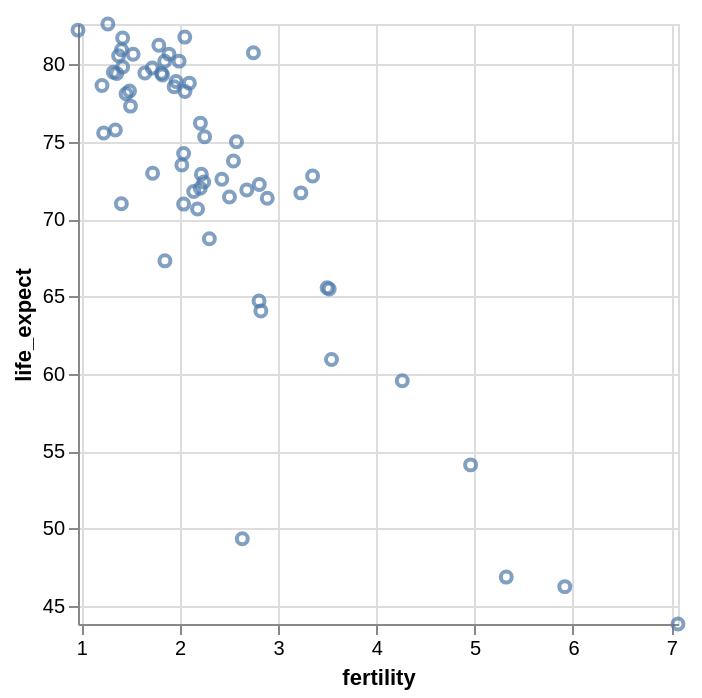

The notebook cell saved with this chart:
### Markdown cell above
Die Achsenskalen umfassen nun nicht mehr standardmäßig den Wert Null. Ein gewisses Maß an Auffüllung bleibt jedoch erhalten, da die Endpunkte der Achsen automatisch auf _nice_ Zahlen wie Vielfache von 5 oder 10 gefangen werden.

_Überprüfen Sie, was passiert, wenn Sie `nice=False` hinzufügen!_

### Code cell
alt.Chart(data2005).mark_point().encode(
    alt.X('fertility:Q', scale=alt.Scale(zero=False, nice=False)),
    alt.Y('life_expect:Q', scale=alt.Scale(zero=False, nice=False))
)

### Figure 1 — Vega-Lite specification as saved in the notebook (floating-point values rounded to 4 significant figures)
{"config": {"view": {"continuousWidth": 300, "continuousHeight": 300}}, "data": {"name": "data-5d02da2a3d902aa56b0187487b2504b4"}, "mark": {"type": "point"}, "encoding": {"x": {"field": "fertility", "scale": {"nice": false, "zero": false}, "type": "quantitative"}, "y": {"field": "life_expect", "scale": {"nice": false, "zero": false}, "type": "quantitative"}}, "$schema": "https://vega.github.io/schema/vega-lite/v6.4.1.json", "datasets": {"data-5d02da2a3d902aa56b0187487b2504b4": [{"year": 2005, "country": "Afghanistan", "cluster": 0, "pop": 29928987, "life_expect": 43.83, "fertility": 7.069}, {"year": 2005, "country": "Argentina", "cluster": 3, "pop": 39537943, "life_expect": 75.32, "fertility": 2.254}, {"year": 2005, "country": "Aruba", "cluster": 3, "pop": 71566, "life_expect": 74.24, "fertility": 2.04}, {"year": 2005, "country": "Australia", "cluster": 4, "pop": 20090437, "life_expect": 81.23, "fertility": 1.788}, {"year": 2005, "country": "Austria", "cluster": 1, "pop": 8184691, "life_expect": 79.83, "fertility": 1.42}, {"year": 2005, "country": "Bahamas", "cluster": 3, "pop": 301790, "life_expect": 73.5, "fertility": 2.022}, {"year": 2005, "country": "Bangladesh", "cluster": 0, "pop": 144319628, "life_expect": 64.06, "fertility": 2.826}, {"year": 2005, "country": "Barbados", "cluster": 3, "pop": 278870, "life_expect": 77.3, "fertility": 1.5}, {"year": 2005, "country": "Belgium", "cluster": 1, "pop": 10364388, "life_expect": 79.44, "fertility": 1.646}, {"year": 2005, "country": "Bolivia", "cluster": 3, "pop": 8857870, "life_expect": 65.55, "fertility": 3.5}, {"year": 2005, "country": "Brazil", "cluster": 3, "pop": 186112794, "life_expect": 72.39, "fertility": 2.245}, {"year": 2005, "country": "Canada", "cluster": 3, "pop": 32805041, "life_expect": 80.65, "fertility": 1.527}, {"year": 2005, "country": "Chile", "cluster": 3, "pop": 15980912, "life_expect": 78.55, "fertility": 1.944}, {"year": 2005, "country": "China", "cluster": 4, "pop": 1303182268, "life_expect": 72.96, "fertility": 1.725}, {"year": 2005, "country": "Colombia", "cluster": 3, "pop": 42954279, "life_expect": 72.89, "fertility": 2.22}, {"year": 2005, "country": "Costa Rica", "cluster": 3, "pop": 4016173, "life_expect": 78.78, "fertility": 2.099}, {"year": 2005, "country": "Croatia", "cluster": 1, "pop": 4495904, "life_expect": 75.75, "fertility": 1.346}, {"year": 2005, "country": "Cuba", "cluster": 3, "pop": 11346670, "life_expect": 78.27, "fertility": 1.49}, {"year": 2005, "country": "Dominican Republic", "cluster": 3, "pop": 9049595, "life_expect": 72.23, "fertility": 2.81}, {"year": 2005, "country": "Ecuador", "cluster": 3, "pop": 13363593, "life_expect": 74.99, "fertility": 2.578}, {"year": 2005, "country": "Egypt", "cluster": 5, "pop": 77505756, "life_expect": 71.34, "fertility": 2.891}, {"year": 2005, "country": "El Salvador", "cluster": 3, "pop": 6704932, "life_expect": 71.88, "fertility": 2.683}, {"year": 2005, "country": "Finland", "cluster": 1, "pop": 5223442, "life_expect": 79.31, "fertility": 1.825}, {"year": 2005, "country": "France", "cluster": 1, "pop": 60656178, "life_expect": 80.66, "fertility": 1.892}, {"year": 2005, "country": "Georgia", "cluster": 1, "pop": 4677401, "life_expect": 70.99, "fertility": 1.407}, {"year": 2005, "country": "Germany", "cluster": 1, "pop": 82431390, "life_expect": 79.41, "fertility": 1.36}, {"year": 2005, "country": "Greece", "cluster": 1, "pop": 10668354, "life_expect": 79.48, "fertility": 1.325}, {"year": 2005, "country": "Grenada", "cluster": 3, "pop": 89502, "life_expect": 68.72, "fertility": 2.302}, {"year": 2005, "country": "Haiti", "cluster": 3, "pop": 8121622, "life_expect": 60.92, "fertility": 3.545}, {"year": 2005, "country": "Hong Kong", "cluster": 4, "pop": 6898686, "life_expect": 82.21, "fertility": 0.966}, {"year": 2005, "country": "Iceland", "cluster": 1, "pop": 296737, "life_expect": 81.76, "fertility": 2.052}, {"year": 2005, "country": "India", "cluster": 0, "pop": 1080264388, "life_expect": 64.7, "fertility": 2.807}, {"year": 2005, "country": "Indonesia", "cluster": 4, "pop": 218465000, "life_expect": 70.65, "fertility": 2.182}, {"year": 2005, "country": "Iran", "cluster": 5, "pop": 68017860, "life_expect": 70.96, "fertility": 2.04}, {"year": 2005, "country": "Iraq", "cluster": 5, "pop": 26074906, "life_expect": 59.55, "fertility": 4.264}, {"year": 2005, "country": "Ireland", "cluster": 1, "pop": 4015676, "life_expect": 78.89, "fertility": 1.964}, {"year": 2005, "country": "Israel", "cluster": 5, "pop": 6276883, "life_expect": 80.75, "fertility": 2.75}, {"year": 2005, "country": "Italy", "cluster": 1, "pop": 58103033, "life_expect": 80.55, "fertility": 1.379}, {"year": 2005, "country": "Jamaica", "cluster": 3, "pop": 2735520, "life_expect": 72.57, "fertility": 2.429}, {"year": 2005, "country": "Japan", "cluster": 4, "pop": 127417244, "life_expect": 82.6, "fertility": 1.27}, {"year": 2005, "country": "Kenya", "cluster": 2, "pop": 33829590, "life_expect": 54.11, "fertility": 4.959}, {"year": 2005, "country": "South Korea", "cluster": 4, "pop": 22912177, "life_expect": 67.3, "fertility": 1.85}, {"year": 2005, "country": "North Korea", "cluster": 4, "pop": 48640671, "life_expect": 78.62, "fertility": 1.21}, {"year": 2005, "country": "Lebanon", "cluster": 5, "pop": 3826018, "life_expect": 71.99, "fertility": 2.209}, {"year": 2005, "country": "Mexico", "cluster": 3, "pop": 106202903, "life_expect": 76.19, "fertility": 2.211}, {"year": 2005, "country": "Netherlands", "cluster": 1, "pop": 16407491, "life_expect": 79.76, "fertility": 1.721}, {"year": 2005, "country": "New Zealand", "cluster": 4, "pop": 4035461, "life_expect": 80.2, "fertility": 1.994}, {"year": 2005, "country": "Nigeria", "cluster": 2, "pop": 128765768, "life_expect": 46.86, "fertility": 5.322}, {"year": 2005, "country": "Norway", "cluster": 1, "pop": 4593041, "life_expect": 80.2, "fertility": 1.848}, {"year": 2005, "country": "Pakistan", "cluster": 0, "pop": 162419946, "life_expect": 65.48, "fertility": 3.521}, {"year": 2005, "country": "Peru", "cluster": 3, "pop": 27925628, "life_expect": 71.42, "fertility": 2.506}, {"year": 2005, "country": "Philippines", "cluster": 4, "pop": 87857473, "life_expect": 71.69, "fertility": 3.233}, {"year": 2005, "country": "Poland", "cluster": 1, "pop": 38557984, "life_expect": 75.56, "fertility": 1.227}, {"year": 2005, "country": "Portugal", "cluster": 1, "pop": 10566212, "life_expect": 78.1, "fertility": 1.455}, {"year": 2005, "country": "Rwanda", "cluster": 2, "pop": 8440820, "life_expect": 46.24, "fertility": 5.917}, {"year": 2005, "country": "Saudi Arabia", "cluster": 5, "pop": 26417599, "life_expect": 72.78, "fertility": 3.352}, {"year": 2005, "country": "South Africa", "cluster": 2, "pop": 44344136, "life_expect": 49.34, "fertility": 2.637}, {"year": 2005, "country": "Spain", "cluster": 1, "pop": 40341462, "life_expect": 80.94, "fertility": 1.409}, {"year": 2005, "country": "Switzerland", "cluster": 1, "pop": 7489370, "life_expect": 81.7, "fertility": 1.42}, {"year": 2005, "country": "Turkey", "cluster": 1, "pop": 69660559, "life_expect": 71.78, "fertility": 2.143}, {"year": 2005, "country": "United Kingdom", "cluster": 1, "pop": 60441457, "life_expect": 79.42, "fertility": 1.815}, {"year": 2005, "country": "United States", "cluster": 3, "pop": 295734134, "life_expect": 78.24, "fertility": 2.054}, {"year": 2005, "country": "Venezuela", "cluster": 3, "pop": 25375281, "life_expect": 73.75, "fertility": 2.547}]}}
